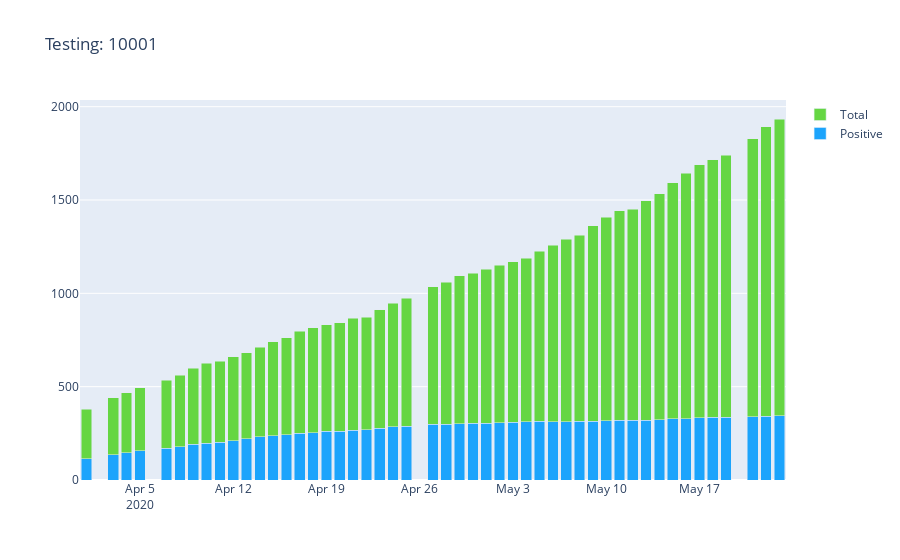
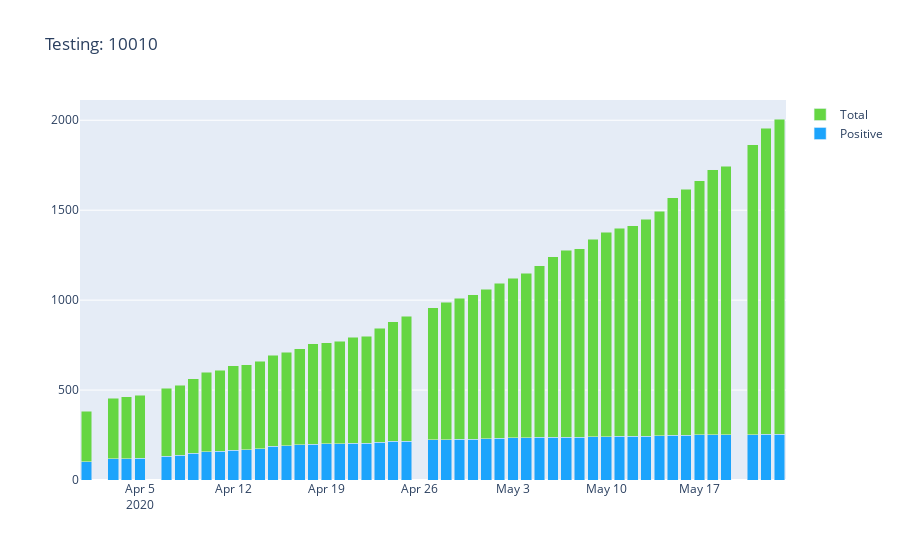
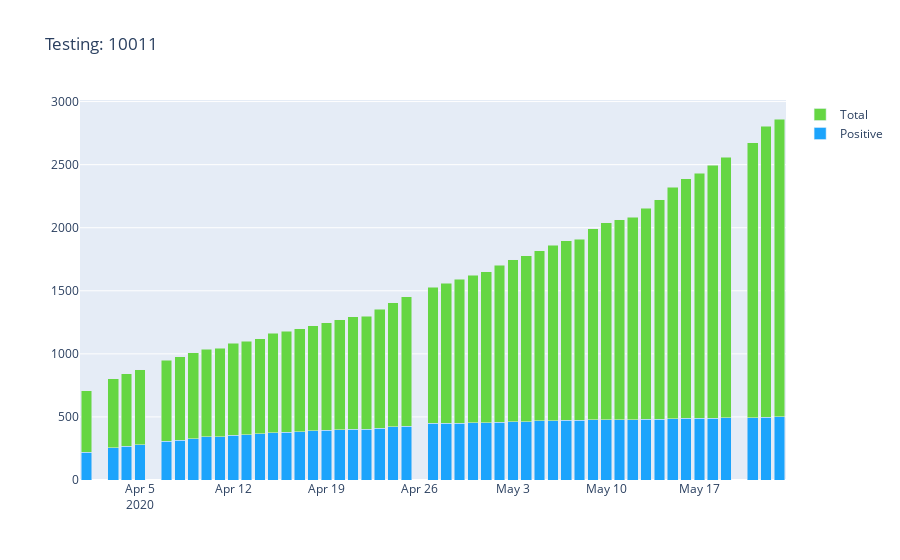
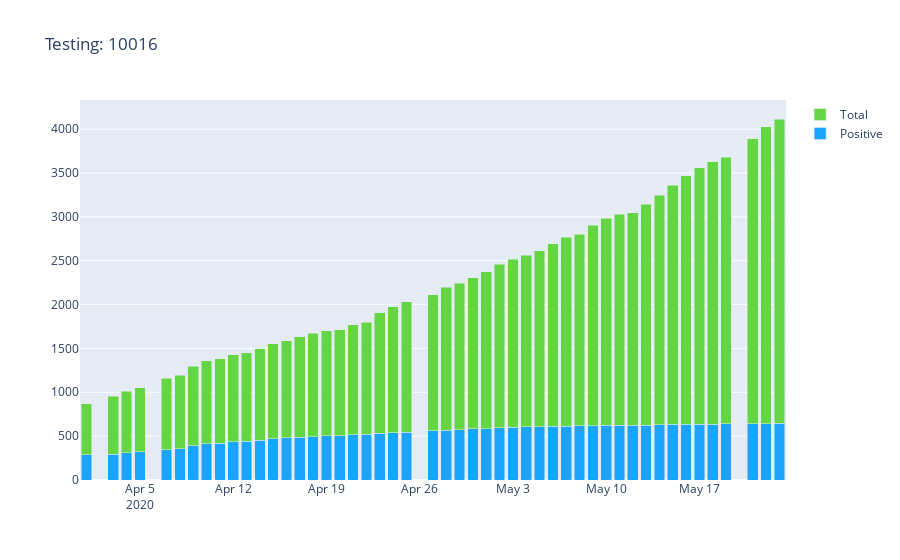

The code cell stored with these charts, in order, in its notebook:
### Code cell
import plotly.graph_objects as go

for zipcode, data in filtered.groupby('Zipcode'):
    fig = go.Figure(
        data = [
            go.Bar(name='Positive', x=data.index, y=data.Positive, marker_color='rgb(28,164,252)'),
            go.Bar(name='Total', x=data.index, y=data.Total, marker_color='rgb(101,214,67)')
        ],
        layout=go.Layout(
            title=go.layout.Title(text=f'Testing: {zipcode}')
        )
    )
    fig.update_layout(barmode='stack')
    fig.show()
